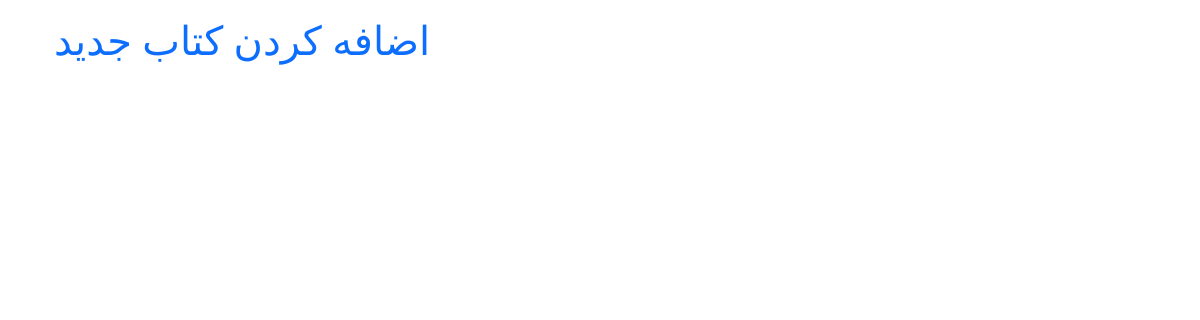
The page /books/ on the database as committed earlier.
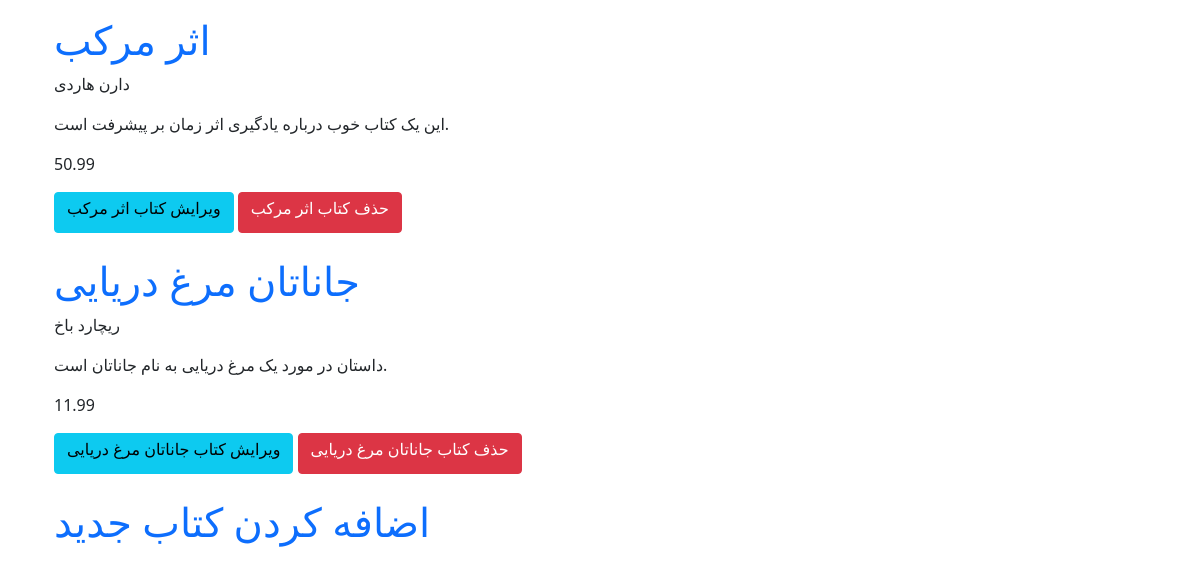
The same page on the database as committed later.
### books/models.py (models this page shows, shortened)
class Book(models.Model):
	title = models.CharField(max_length=200)
	author = models.CharField(max_length=200)
	description = models.TextField()
	price = models.DecimalField(max_digits=5, decimal_places=2)
	def get_absolute_url(self):
		return reverse('book_detail', args=[self.id])

### books/views.py (the view)
# urls.py: path('', views.BookListView.as_view(), name='book_list'),
class BookListView(generic.ListView):
	model = Book
	context_object_name = 'books'
	template_name = 'books/book_list.html'

### templates/books/book_list.html (shortened to what this page needs)
{% extends '_base.html' %}
{% block content %}
    <div class="container mt-3">
    {% for book in books %}
        <a href="{{ book.get_absolute_url }}"><h1>{{ book.title }}</h1></a>
            <p>{{ book.author }}</p>
            <p>{{ book.description }}</p>
            <p>{{ book.price }}</p>
        <a class="btn btn-info" href="{% url 'book_update' pk=book.id %}"><h6>ویرایش کتاب {{ book.title }}</h6></a>
        <a class="btn btn-danger" href="{% url 'book_delete' pk=book.id %}"><h6>حذف کتاب {{ book.title }}</h6></a>
        <br>
        <br>
    {% endfor %}
        <a href="{% url 'book_create' %}"><h1>اضافه کردن کتاب جدید</h1></a>
    </div>
{% endblock content %}

Rows that differ between the two databases and show on the page:
added Book: title "اثر مرکب", author "دارن هاردی", description "این یک کتاب خوب درباره یادگیری اثر زمان بر پیشرفت است.", price "50.99"
added Book: title "جاناتان مرغ دریایی", author "ریچارد باخ", description "داستان در مورد یک مرغ دریایی به نام جاناتان است.", price "11.99"
